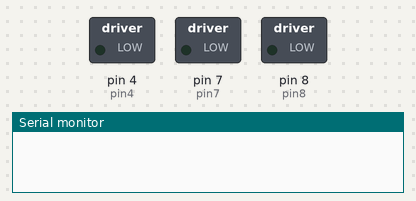
The sketch below on a simulated Arduino Uno, built with avr-gcc and run on an emulated ATmega328P. On the bench: switched loads named in the sketch (green lamp = pin HIGH), the last lines printed to the serial monitor. At 33.3 s the program stops and its outputs stay as they are.

Above: at 0.1 s.
At 15.62 s:
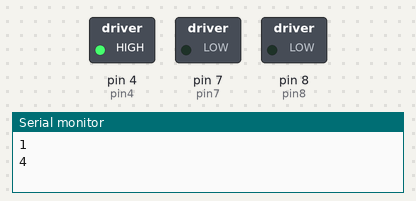
At 31.3 s:
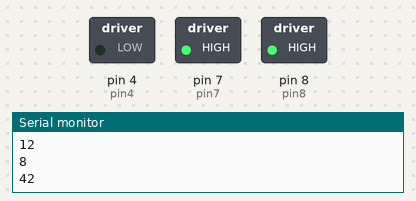
Timing chart, 0 to 32.8 s (numbered marks = the images above):
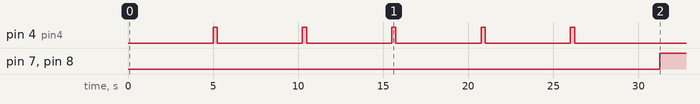

The sketch:

driver_for_robotMain.ino
```cpp
/*

  This is a driver program for robotMain.py

*/

int pin4 = 4;    // take a picture? (T/F)
int pin7 = 7;    // maze finished?  (T/F)
int pin8 = 8;    // indicate maze finished
const int dataRate = 9600;
bool done = false;
int driveTime = 5000;
int pulseWidth = 250;

void setup()
{
  pinMode(pin4, OUTPUT);
  pinMode(pin7, OUTPUT);
  pinMode(pin8, OUTPUT);   // LED goes off when maze is done
  Serial.begin(dataRate);
}

void loop()
{
  delay(5000);              // wait 5 sec to run robotMain.py

  digitalWrite(pin4, LOW);  // initialize, picture control
  digitalWrite(pin7, LOW);  // tell Rpi that we NOT finished with the maze
  digitalWrite(pin8, LOW);  // tell user with LED that we ARE finished

  digitalWrite(pin4, HIGH);  // Take a picture 1
  delay(pulseWidth);
  digitalWrite(pin4, LOW);   // creates a pulse
  Serial.print(1);
  Serial.println();
  delay(driveTime);

  digitalWrite(pin4, HIGH);  // Take a picture 2
  delay(pulseWidth);
  digitalWrite(pin4, LOW);   // creates a pulse
  Serial.print(4);
  Serial.println();
  delay(driveTime);

  digitalWrite(pin4, HIGH);  // Take a picture 3
  delay(pulseWidth);
  digitalWrite(pin4, LOW);   // creates a pulse
  Serial.print(12);
  Serial.println();
  delay(driveTime);

  digitalWrite(pin4, HIGH);  // Take a picture 4
  delay(pulseWidth);
  digitalWrite(pin4, LOW);   // creates a pulse
  Serial.print(8);
  Serial.println();
  delay(driveTime);

  digitalWrite(pin4, HIGH);  // Take a picture 5
  delay(pulseWidth);
  digitalWrite(pin4, LOW);   // creates a pulse
  Serial.print(42);
  Serial.println();
  delay(driveTime);

  digitalWrite(pin7, HIGH);  // tell the Rpi that we are done

  do
  {
    done = true;
    digitalWrite(pin8, HIGH); // LED lights up to signal maze is finished
    // stay here to see what happens
    delay(1000);
  }while(done == true);

}
```

Measured:
- by itself, pin 4 (pin4): alternates HIGH for 0.25 s and LOW for 5.0 s, 10 changes in all, then stays LOW
- by itself, pin 7 (pin7), pin 8 (pin8): LOW → HIGH at 31.3 s
